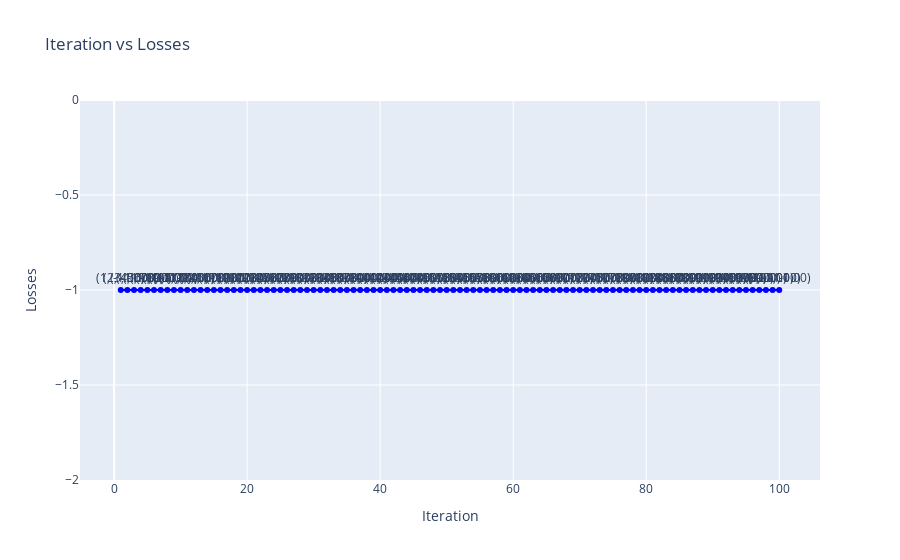
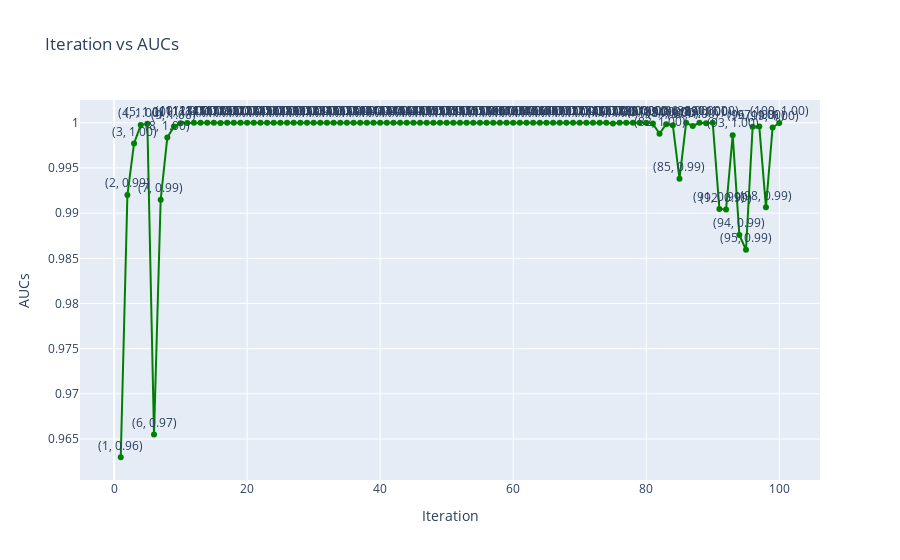
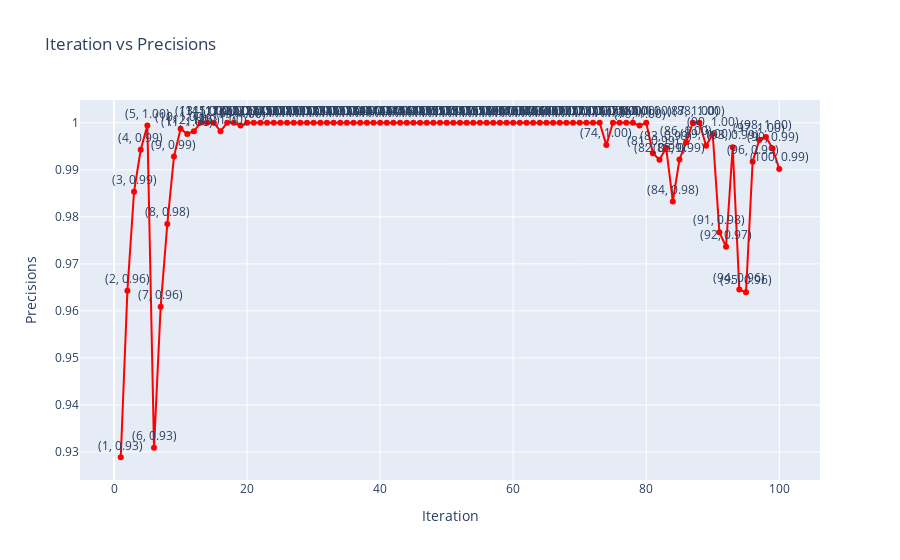
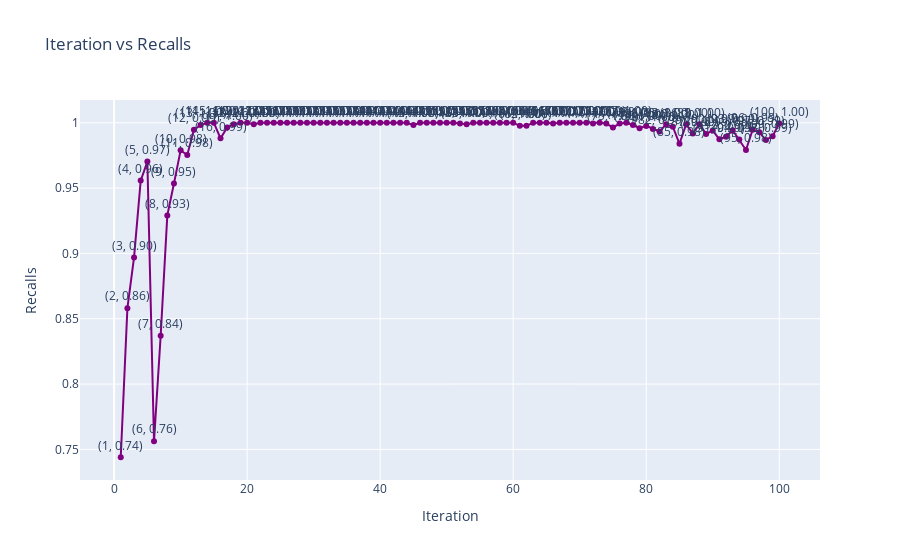

The notebook cell these images were saved under, in order:
### Code cell
# import plotly.graph_objs as go
# import plotly.io as pio

# # Assuming losses, aucs, precisions, recalls, f1s, and roc_aucs are lists of lists
# metrics = {
#     'Losses': losses,
#     'AUCs': aucs,
#     'Precisions': precisions,
#     'Recalls': recalls,
#     'F1s': f1s,
#     'ROC AUCs': roc_aucs
# }

# colors = {
#     'Losses': 'blue',
#     'AUCs': 'green',
#     'Precisions': 'red',
#     'Recalls': 'purple',
#     'F1s': 'orange',
#     'ROC AUCs': 'brown'
# }

# for metric_name, metric_values in metrics.items():
#     metric_flat = [item for sublist in metric_values for item in sublist]
    
#     trace = go.Scatter(
#         x=list(range(1, len(metric_flat) + 1)),
#         y=metric_flat,
#         mode='lines+markers+text',
#         text=[f'({i}, {value:.2f})' for i, value in enumerate(metric_flat, start=1)],
#         textposition='top center',
#         marker=dict(color=colors[metric_name]),
#         name=metric_name
#     )
    
#     layout = go.Layout(
#         title=f'Iteration vs {metric_name}',
#         xaxis=dict(title='Iteration'),
#         yaxis=dict(title=metric_name),
#         hovermode='closest'
#     )
    
#     fig = go.Figure(data=[trace], layout=layout)
    
#     # Show the plot
#     pio.show(fig)

### Figure 1 — Plotly figure (JSON) as saved in the notebook; plotly's stock layout.template omitted (floating-point values rounded to 4 significant figures)
{"data": [{"marker": {"color": "blue"}, "mode": "lines+markers+text", "name": "Losses", "text": ["(1, -1.00)", "(2, -1.00)", "(3, -1.00)", "(4, -1.00)", "(5, -1.00)", "(6, -1.00)", "(7, -1.00)", "(8, -1.00)", "(9, -1.00)", "(10, -1.00)", "(11, -1.00)", "(12, -1.00)", "(13, -1.00)", "(14, -1.00)", "(15, -1.00)", "(16, -1.00)", "(17, -1.00)", "(18, -1.00)", "(19, -1.00)", "(20, -1.00)", "(21, -1.00)", "(22, -1.00)", "(23, -1.00)", "(24, -1.00)", "(25, -1.00)", "(26, -1.00)", "(27, -1.00)", "(28, -1.00)", "(29, -1.00)", "(30, -1.00)", "(31, -1.00)", "(32, -1.00)", "(33, -1.00)", "(34, -1.00)", "(35, -1.00)", "(36, -1.00)", "(37, -1.00)", "(38, -1.00)", "(39, -1.00)", "(40, -1.00)", "(41, -1.00)", "(42, -1.00)", "(43, -1.00)", "(44, -1.00)", "(45, -1.00)", "(46, -1.00)", "(47, -1.00)", "(48, -1.00)", "(49, -1.00)", "(50, -1.00)", "(51, -1.00)", "(52, -1.00)", "(53, -1.00)", "(54, -1.00)", "(55, -1.00)", "(56, -1.00)", "(57, -1.00)", "(58, -1.00)", "(59, -1.00)", "(60, -1.00)", "(61, -1.00)", "(62, -1.00)", "(63, -1.00)", "(64, -1.00)", "(65, -1.00)", "(66, -1.00)", "(67, -1.00)", "(68, -1.00)", "(69, -1.00)", "(70, -1.00)", "(71, -1.00)", "(72, -1.00)", "(73, -1.00)", "(74, -1.00)", "(75, -1.00)", "(76, -1.00)", "(77, -1.00)", "(78, -1.00)", "(79, -1.00)", "(80, -1.00)", "(81, -1.00)", "(82, -1.00)", "(83, -1.00)", "(84, -1.00)", "(85, -1.00)", "(86, -1.00)", "(87, -1.00)", "(88, -1.00)", "(89, -1.00)", "(90, -1.00)", "(91, -1.00)", "(92, -1.00)", "(93, -1.00)", "(94, -1.00)", "(95, -1.00)", "(96, -1.00)", "(97, -1.00)", "(98, -1.00)", "(99, -1.00)", "(100, -1.00)"], "textposition": "top center", "type": "scatter", "x": [1, 2, 3, 4, 5, 6, 7, 8, 9, 10, 11, 12, 13, 14, 15, 16, 17, 18, 19, 20, 21, 22, 23, 24, 25, 26, 27, 28, 29, 30, 31, 32, 33, 34, 35, 36, 37, 38, 39, 40, 41, 42, 43, 44, 45, 46, 47, 48, 49, 50, 51, 52, 53, 54, 55, 56, 57, 58, 59, 60, 61, 62, 63, 64, 65, 66, 67, 68, 69, 70, 71, 72, 73, 74, 75, 76, 77, 78, 79, 80, 81, 82, 83, 84, 85, 86, 87, 88, 89, 90, 91, 92, 93, 94, 95, 96, 97, 98, 99, 100], "y": [-1, -1, -1, -1, -1, -1, -1, -1, -1, -1, -1, -1, -1, -1, -1, -1, -1, -1, -1, -1, -1, -1, -1, -1, -1, -1, -1, -1, -1, -1, -1, -1, -1, -1, -1, -1, -1, -1, -1, -1, -1, -1, -1, -1, -1, -1, -1, -1, -1, -1, -1, -1, -1, -1, -1, -1, -1, -1, -1, -1, -1, -1, -1, -1, -1, -1, -1, -1, -1, -1, -1, -1, -1, -1, -1, -1, -1, -1, -1, -1, -1, -1, -1, -1, -1, -1, -1, -1, -1, -1, -1, -1, -1, -1, -1, -1, -1, -1, -1, -1]}], "layout": {"hovermode": "closest", "title": {"text": "Iteration vs Losses"}, "xaxis": {"title": {"text": "Iteration"}}, "yaxis": {"title": {"text": "Losses"}}}}

### Figure 2 — Plotly figure (JSON) as saved in the notebook; plotly's stock layout.template omitted (floating-point values rounded to 4 significant figures)
{"data": [{"marker": {"color": "green"}, "mode": "lines+markers+text", "name": "AUCs", "text": ["(1, 0.96)", "(2, 0.99)", "(3, 1.00)", "(4, 1.00)", "(5, 1.00)", "(6, 0.97)", "(7, 0.99)", "(8, 1.00)", "(9, 1.00)", "(10, 1.00)", "(11, 1.00)", "(12, 1.00)", "(13, 1.00)", "(14, 1.00)", "(15, 1.00)", "(16, 1.00)", "(17, 1.00)", "(18, 1.00)", "(19, 1.00)", "(20, 1.00)", "(21, 1.00)", "(22, 1.00)", "(23, 1.00)", "(24, 1.00)", "(25, 1.00)", "(26, 1.00)", "(27, 1.00)", "(28, 1.00)", "(29, 1.00)", "(30, 1.00)", "(31, 1.00)", "(32, 1.00)", "(33, 1.00)", "(34, 1.00)", "(35, 1.00)", "(36, 1.00)", "(37, 1.00)", "(38, 1.00)", "(39, 1.00)", "(40, 1.00)", "(41, 1.00)", "(42, 1.00)", "(43, 1.00)", "(44, 1.00)", "(45, 1.00)", "(46, 1.00)", "(47, 1.00)", "(48, 1.00)", "(49, 1.00)", "(50, 1.00)", "(51, 1.00)", "(52, 1.00)", "(53, 1.00)", "(54, 1.00)", "(55, 1.00)", "(56, 1.00)", "(57, 1.00)", "(58, 1.00)", "(59, 1.00)", "(60, 1.00)", "(61, 1.00)", "(62, 1.00)", "(63, 1.00)", "(64, 1.00)", "(65, 1.00)", "(66, 1.00)", "(67, 1.00)", "(68, 1.00)", "(69, 1.00)", "(70, 1.00)", "(71, 1.00)", "(72, 1.00)", "(73, 1.00)", "(74, 1.00)", "(75, 1.00)", "(76, 1.00)", "(77, 1.00)", "(78, 1.00)", "(79, 1.00)", "(80, 1.00)", "(81, 1.00)", "(82, 1.00)", "(83, 1.00)", "(84, 1.00)", "(85, 0.99)", "(86, 1.00)", "(87, 1.00)", "(88, 1.00)", "(89, 1.00)", "(90, 1.00)", "(91, 0.99)", "(92, 0.99)", "(93, 1.00)", "(94, 0.99)", "(95, 0.99)", "(96, 1.00)", "(97, 1.00)", "(98, 0.99)", "(99, 1.00)", "(100, 1.00)"], "textposition": "top center", "type": "scatter", "x": [1, 2, 3, 4, 5, 6, 7, 8, 9, 10, 11, 12, 13, 14, 15, 16, 17, 18, 19, 20, 21, 22, 23, 24, 25, 26, 27, 28, 29, 30, 31, 32, 33, 34, 35, 36, 37, 38, 39, 40, 41, 42, 43, 44, 45, 46, 47, 48, 49, 50, 51, 52, 53, 54, 55, 56, 57, 58, 59, 60, 61, 62, 63, 64, 65, 66, 67, 68, 69, 70, 71, 72, 73, 74, 75, 76, 77, 78, 79, 80, 81, 82, 83, 84, 85, 86, 87, 88, 89, 90, 91, 92, 93, 94, 95, 96, 97, 98, 99, 100], "y": [0.963, 0.992, 0.9977, 0.9997, 0.9999, 0.9655, 0.9915, 0.9984, 0.9996, 1.0, 1.0, 1.0, 1.0, 1, 1, 1.0, 1.0, 1, 1, 1, 1, 1, 1, 1, 1, 1, 1, 1, 1, 1, 1, 1, 1, 1, 1, 1, 1, 1, 1, 1, 1, 1, 1, 1, 1, 1, 1, 1, 1, 1, 1, 1, 1.0, 1, 1, 1, 1, 1, 1, 1, 1, 1, 1, 1, 1, 1, 1, 1, 1, 1, 1, 1.0, 1, 1.0, 0.9999, 1, 1, 1.0, 1.0, 1.0, 0.9999, 0.9988, 0.9998, 0.9997, 0.9938, 1.0, 0.9996, 1.0, 0.9999, 1.0, 0.9905, 0.9904, 0.9986, 0.9876, 0.9859, 0.9996, 0.9996, 0.9906, 0.9995, 1.0]}], "layout": {"hovermode": "closest", "title": {"text": "Iteration vs AUCs"}, "xaxis": {"title": {"text": "Iteration"}}, "yaxis": {"title": {"text": "AUCs"}}}}

### Figure 3 — Plotly figure (JSON) as saved in the notebook; plotly's stock layout.template omitted (floating-point values rounded to 4 significant figures)
{"data": [{"marker": {"color": "red"}, "mode": "lines+markers+text", "name": "Precisions", "text": ["(1, 0.93)", "(2, 0.96)", "(3, 0.99)", "(4, 0.99)", "(5, 1.00)", "(6, 0.93)", "(7, 0.96)", "(8, 0.98)", "(9, 0.99)", "(10, 1.00)", "(11, 1.00)", "(12, 1.00)", "(13, 1.00)", "(14, 1.00)", "(15, 1.00)", "(16, 1.00)", "(17, 1.00)", "(18, 1.00)", "(19, 1.00)", "(20, 1.00)", "(21, 1.00)", "(22, 1.00)", "(23, 1.00)", "(24, 1.00)", "(25, 1.00)", "(26, 1.00)", "(27, 1.00)", "(28, 1.00)", "(29, 1.00)", "(30, 1.00)", "(31, 1.00)", "(32, 1.00)", "(33, 1.00)", "(34, 1.00)", "(35, 1.00)", "(36, 1.00)", "(37, 1.00)", "(38, 1.00)", "(39, 1.00)", "(40, 1.00)", "(41, 1.00)", "(42, 1.00)", "(43, 1.00)", "(44, 1.00)", "(45, 1.00)", "(46, 1.00)", "(47, 1.00)", "(48, 1.00)", "(49, 1.00)", "(50, 1.00)", "(51, 1.00)", "(52, 1.00)", "(53, 1.00)", "(54, 1.00)", "(55, 1.00)", "(56, 1.00)", "(57, 1.00)", "(58, 1.00)", "(59, 1.00)", "(60, 1.00)", "(61, 1.00)", "(62, 1.00)", "(63, 1.00)", "(64, 1.00)", "(65, 1.00)", "(66, 1.00)", "(67, 1.00)", "(68, 1.00)", "(69, 1.00)", "(70, 1.00)", "(71, 1.00)", "(72, 1.00)", "(73, 1.00)", "(74, 1.00)", "(75, 1.00)", "(76, 1.00)", "(77, 1.00)", "(78, 1.00)", "(79, 1.00)", "(80, 1.00)", "(81, 0.99)", "(82, 0.99)", "(83, 0.99)", "(84, 0.98)", "(85, 0.99)", "(86, 1.00)", "(87, 1.00)", "(88, 1.00)", "(89, 1.00)", "(90, 1.00)", "(91, 0.98)", "(92, 0.97)", "(93, 0.99)", "(94, 0.96)", "(95, 0.96)", "(96, 0.99)", "(97, 1.00)", "(98, 1.00)", "(99, 0.99)", "(100, 0.99)"], "textposition": "top center", "type": "scatter", "x": [1, 2, 3, 4, 5, 6, 7, 8, 9, 10, 11, 12, 13, 14, 15, 16, 17, 18, 19, 20, 21, 22, 23, 24, 25, 26, 27, 28, 29, 30, 31, 32, 33, 34, 35, 36, 37, 38, 39, 40, 41, 42, 43, 44, 45, 46, 47, 48, 49, 50, 51, 52, 53, 54, 55, 56, 57, 58, 59, 60, 61, 62, 63, 64, 65, 66, 67, 68, 69, 70, 71, 72, 73, 74, 75, 76, 77, 78, 79, 80, 81, 82, 83, 84, 85, 86, 87, 88, 89, 90, 91, 92, 93, 94, 95, 96, 97, 98, 99, 100], "y": [0.9289, 0.9643, 0.9853, 0.9942, 0.9994, 0.9309, 0.9609, 0.9785, 0.9928, 0.9987, 0.9976, 0.9982, 1, 1, 1, 0.9982, 1, 1, 0.9994, 1, 1, 1, 1, 1, 1, 1, 1, 1, 1, 1, 1, 1, 1, 1, 1, 1, 1, 1, 1, 1, 1, 1, 1, 1, 1, 1, 1, 1, 1, 1, 1, 1, 1, 1, 1, 1, 1, 1, 1, 1, 1, 1, 1, 1, 1, 1, 1, 1, 1, 1, 1, 1, 1, 0.9952, 1, 1, 1, 1, 0.9994, 1, 0.9935, 0.9921, 0.9947, 0.9833, 0.9922, 0.9958, 1, 1, 0.9951, 0.9976, 0.9767, 0.9736, 0.9948, 0.9645, 0.964, 0.9917, 0.9963, 0.997, 0.9945, 0.9902]}], "layout": {"hovermode": "closest", "title": {"text": "Iteration vs Precisions"}, "xaxis": {"title": {"text": "Iteration"}}, "yaxis": {"title": {"text": "Precisions"}}}}

### Figure 4 — Plotly figure (JSON) as saved in the notebook; plotly's stock layout.template omitted (floating-point values rounded to 4 significant figures)
{"data": [{"marker": {"color": "purple"}, "mode": "lines+markers+text", "name": "Recalls", "text": ["(1, 0.74)", "(2, 0.86)", "(3, 0.90)", "(4, 0.96)", "(5, 0.97)", "(6, 0.76)", "(7, 0.84)", "(8, 0.93)", "(9, 0.95)", "(10, 0.98)", "(11, 0.98)", "(12, 0.99)", "(13, 1.00)", "(14, 1.00)", "(15, 1.00)", "(16, 0.99)", "(17, 1.00)", "(18, 1.00)", "(19, 1.00)", "(20, 1.00)", "(21, 1.00)", "(22, 1.00)", "(23, 1.00)", "(24, 1.00)", "(25, 1.00)", "(26, 1.00)", "(27, 1.00)", "(28, 1.00)", "(29, 1.00)", "(30, 1.00)", "(31, 1.00)", "(32, 1.00)", "(33, 1.00)", "(34, 1.00)", "(35, 1.00)", "(36, 1.00)", "(37, 1.00)", "(38, 1.00)", "(39, 1.00)", "(40, 1.00)", "(41, 1.00)", "(42, 1.00)", "(43, 1.00)", "(44, 1.00)", "(45, 1.00)", "(46, 1.00)", "(47, 1.00)", "(48, 1.00)", "(49, 1.00)", "(50, 1.00)", "(51, 1.00)", "(52, 1.00)", "(53, 1.00)", "(54, 1.00)", "(55, 1.00)", "(56, 1.00)", "(57, 1.00)", "(58, 1.00)", "(59, 1.00)", "(60, 1.00)", "(61, 1.00)", "(62, 1.00)", "(63, 1.00)", "(64, 1.00)", "(65, 1.00)", "(66, 1.00)", "(67, 1.00)", "(68, 1.00)", "(69, 1.00)", "(70, 1.00)", "(71, 1.00)", "(72, 1.00)", "(73, 1.00)", "(74, 1.00)", "(75, 1.00)", "(76, 1.00)", "(77, 1.00)", "(78, 1.00)", "(79, 1.00)", "(80, 1.00)", "(81, 1.00)", "(82, 0.99)", "(83, 1.00)", "(84, 1.00)", "(85, 0.98)", "(86, 1.00)", "(87, 0.99)", "(88, 1.00)", "(89, 0.99)", "(90, 0.99)", "(91, 0.99)", "(92, 0.99)", "(93, 0.99)", "(94, 0.99)", "(95, 0.98)", "(96, 0.99)", "(97, 0.99)", "(98, 0.99)", "(99, 0.99)", "(100, 1.00)"], "textposition": "top center", "type": "scatter", "x": [1, 2, 3, 4, 5, 6, 7, 8, 9, 10, 11, 12, 13, 14, 15, 16, 17, 18, 19, 20, 21, 22, 23, 24, 25, 26, 27, 28, 29, 30, 31, 32, 33, 34, 35, 36, 37, 38, 39, 40, 41, 42, 43, 44, 45, 46, 47, 48, 49, 50, 51, 52, 53, 54, 55, 56, 57, 58, 59, 60, 61, 62, 63, 64, 65, 66, 67, 68, 69, 70, 71, 72, 73, 74, 75, 76, 77, 78, 79, 80, 81, 82, 83, 84, 85, 86, 87, 88, 89, 90, 91, 92, 93, 94, 95, 96, 97, 98, 99, 100], "y": [0.744, 0.8581, 0.8969, 0.9557, 0.9703, 0.7563, 0.8369, 0.9291, 0.9534, 0.9789, 0.9754, 0.9946, 0.9982, 1, 1, 0.9881, 0.9964, 0.9988, 1, 1, 0.9988, 1, 1, 1, 1, 1, 1, 1, 1, 1, 1, 1, 1, 1, 1, 1, 1, 1, 1, 1, 1, 1, 1, 1, 0.9982, 1, 1, 1, 1, 1, 1, 0.9994, 0.9988, 1, 1, 1, 1, 1, 1, 1, 0.9976, 0.9976, 1, 1, 1, 0.9994, 1, 1, 1, 1, 1, 0.9994, 1, 0.9994, 0.9964, 0.9994, 1, 0.9982, 0.9958, 0.9976, 0.9953, 0.9933, 0.9988, 0.997, 0.9839, 0.9988, 0.9919, 0.9988, 0.9915, 0.994, 0.9873, 0.9893, 0.9942, 0.9871, 0.9792, 0.9947, 0.9927, 0.9868, 0.9897, 0.9994]}], "layout": {"hovermode": "closest", "title": {"text": "Iteration vs Recalls"}, "xaxis": {"title": {"text": "Iteration"}}, "yaxis": {"title": {"text": "Recalls"}}}}
